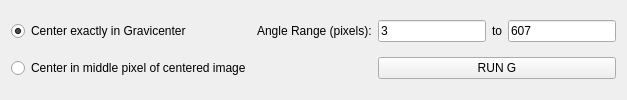
          <widget class="QWidget" name="tab_3">
           <attribute name="title">
            <string>G - Gradient Algorithm</string>
           </attribute>
           <layout class="QGridLayout" name="gridLayout_2">
            <item row="0" column="3">
             <widget class="QLabel" name="label_64">
              <property name="maximumSize">
               <size>
                <width>30</width>
                <height>16777215</height>
               </size>
              </property>
              <property name="text">
               <string>to</string>
              </property>
             </widget>
            </item>
            <item row="0" column="4">
             <widget class="QLineEdit" name="max_rad_G">
              <property name="maximumSize">
               <size>
                <width>200</width>
                <height>16777215</height>
               </size>
              </property>
              <property name="text">
               <string>607</string>
              </property>
             </widget>
            </item>
            <item row="0" column="2">
             <widget class="QLineEdit" name="min_rad_G">
              <property name="maximumSize">
               <size>
                <width>200</width>
                <height>16777215</height>
               </size>
              </property>
              <property name="text">
               <string>3</string>
              </property>
             </widget>
            </item>
            <item row="0" column="1">
             <widget class="QLabel" name="label_65">
              <property name="maximumSize">
               <size>
                <width>200</width>
                <height>16777215</height>
               </size>
              </property>
              <property name="text">
               <string>Angle Range (pixels):</string>
              </property>
             </widget>
            </item>
            <item row="0" column="0">
             <widget class="QRadioButton" name="use_exact_grav_G">
              <property name="text">
               <string>Center exactly in Gravicenter</string>
              </property>
              <property name="checked">
               <bool>true</bool>
              </property>
             </widget>
            </item>
            <item row="1" column="0">
             <widget class="QRadioButton" name="use_image_center_G">
              <property name="text">
               <string>Center in middle pixel of centered image</string>
              </property>
             </widget>
            </item>
            <item row="1" column="2" colspan="3">
             <widget class="QPushButton" name="run_gradient_algorithm">
              <property name="text">
               <string>RUN G</string>
              </property>
             </widget>
            </item>
           </layout>
          </widget>
